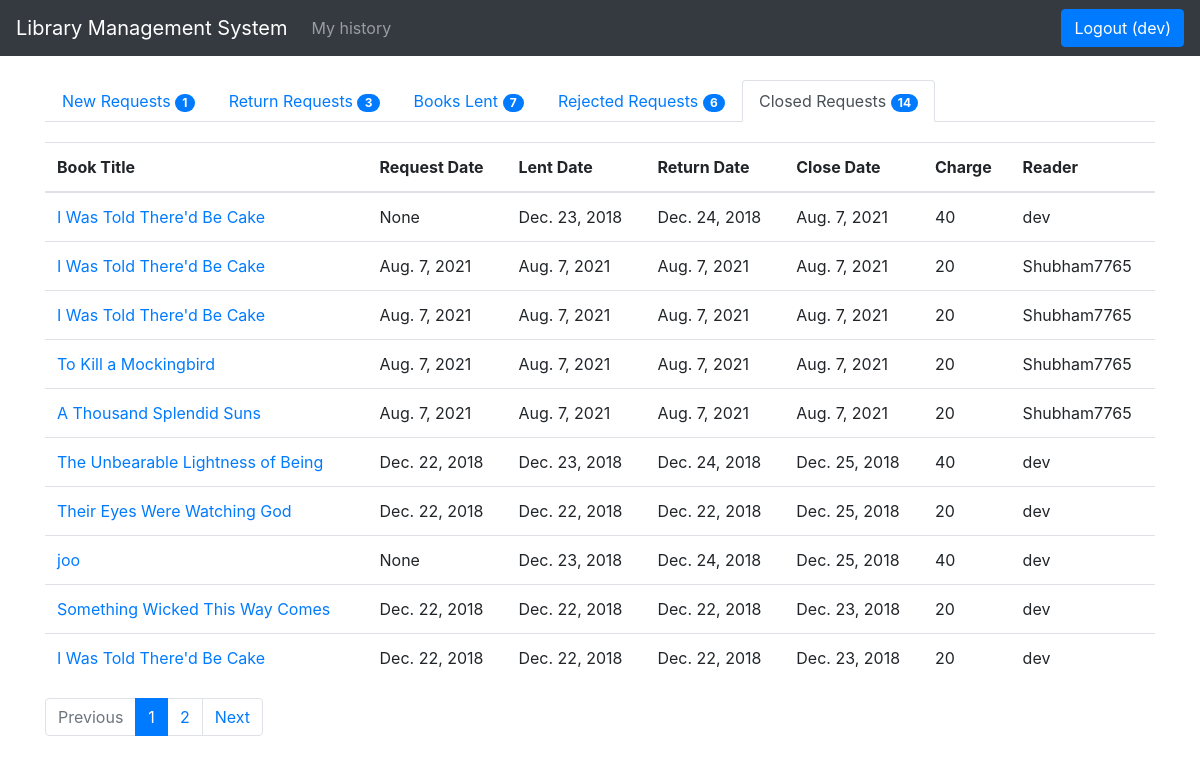
Page /library/books/manage_requests_close (signed in) on the committed database.
### library/models.py (models this page shows, shortened)
class BookLendDetail(models.Model):
    book_status = (('p', 'pending'), ('l', 'lent'), ('r', 'returned'), ('c', 'closed'), ('n', 'rejected'))
    book = models.ForeignKey(Book, on_delete=models.SET_NULL, null=True)
    reader = models.ForeignKey(User, on_delete=models.SET_NULL, null=True, blank=True)
    request_date = models.DateField(null=True, blank=True)
    lent_date = models.DateField(null=True, blank=True)
    return_date = models.DateField(null=True, blank=True)
    close_date = models.DateField(null=True, blank=True)
    charge = models.IntegerField()
    status = models.CharField(max_length=1, choices = book_status, blank = True, default = 'p')

class Book(models.Model):
    numeric = RegexValidator(r'^[0-9]*$', 'Only  numeric characters are allowed.')
    book_status = (('a', 'available'), ('l', 'lent'))
    title = models.CharField(max_length=250)
    isbn = models.CharField('ISBN', max_length=13, help_text='13 Character ISBN number', validators=[numeric])
    description = models.TextField(max_length=500)
    price = models.IntegerField()
    total_quantity = models.IntegerField()
    quantity = models.IntegerField(default=1)
    status = models.CharField(max_length=1, choices = book_status, blank = True, default = 'a')
    author = models.ManyToManyField(Author)
    category = models.ManyToManyField(Category)
    def get_absolute_url(self):
        return reverse('book_detail', args=[str(self.id)])
    def display_category(self):
        return ', '.join(category.name for category in self.category.all()[:3])
    display_category.short_description = "Category"
    def display_author(self):
        return ', '.join(author.firstname for author in self.author.all()[:3])
    display_author.short_description = "Author"

### library/views.py (the view)
# urls.py: path('books/manage_requests_close', views.manage_requests_close, name='manage_requests_close'),
@login_required
def manage_requests_close(request):
    close_request_data = BookLendDetail.objects.filter(status = 'c').order_by("-close_date")
    context = manage_requests_count()
    paginator = Paginator(close_request_data, 10)
    page = request.GET.get('page')
    try:
        close_request_data = paginator.page(page)
    except PageNotAnInteger:
        close_request_data = paginator.page(1)
    except EmptyPage:
        close_request_data = paginator.page(paginator.num_pages)
    return render(request, 'manage_requests_close.html', {'close_request' : close_request_data, 'context': context})

### library/views.py (called while the page is built)
def manage_requests_count():
    p = BookLendDetail.objects.filter(status = 'p').order_by("-request_date")
    r = BookLendDetail.objects.filter(status = 'r').order_by("-return_date")
    l = BookLendDetail.objects.filter(status = 'l').order_by("-lent_date")
    c = BookLendDetail.objects.filter(status = 'c').order_by("-close_date")
    n = BookLendDetail.objects.filter(status = 'n').order_by("-close_date")
    context = {
        'p' : p.count,
        'r' : r.count,
        'l' : l.count,
        'c' : c.count,
        'n' : n.count
    }
    return context

### library/templates/manage_requests_close.html (shortened to what this page needs)
{% extends "base.html" %} {% block content %}
<ul class="nav nav-tabs">
  <li class="nav-item">
    <a class="nav-link" href="{% url 'manage_requests' %}">New Requests <span id="lcount" class="badge badge-primary badge-pill">{{ context.p  }}</span></a>
  </li>
  <li class="nav-item">
    <a class="nav-link" href="{% url 'manage_requests_return' %}">Return Requests <span id="rcount" class="badge badge-primary badge-pill">{{ context.r }}</span></a>
  </li>
  <li class="nav-item">
    <a class="nav-link" href="{% url 'manage_requests_lent' %}">Books Lent <span id="" class="badge badge-primary badge-pill">{{ context.l }}</span></a>
  </li>
  <li class="nav-item">
    <a class="nav-link" href="{% url 'manage_requests_rejected' %}">Rejected Requests <span id="" class="badge badge-primary badge-pill">{{ context.n }}</span></a>
  </li>
  <li class="nav-item">
      <a class="nav-link active" href="{% url 'manage_requests_close' %}">Closed Requests <span id="" class="badge badge-primary badge-pill">{{ context.c }}</span></a>
  </li>
</ul>
<table class="table req-table">
  <thead>
    {% if context.c > 0 %}
    <tr class="t_body2">
      <th scope="col">Book Title</th>
      <th scope="col">Request Date</th>
      <th scope="col">Lent Date</th>
      <th scope="col">Return Date</th>
      <th scope="col">Close Date</th>
      <th scope="col">Charge</th>
      <th scope="col">Reader</th>
    </tr>
    {% endif %}
  </thead>
  <tbody class="t_body2">
    {% for req in close_request %}
    <tr id="{{ req.id }}">
      <td>
        <a href="{{ req.book.get_absolute_url  }}">{{ req.book.title }}</a>
      </td>
      <td>{{ req.request_date }}</td>
      <td>{{ req.lent_date }}</td>
      <td>{{ req.return_date }}</td>
      <td>{{ req.close_date }}</td>
      <td>{{ req.charge }}</td>
      <td>{{ req.reader.username }}</td>
    </tr>
    {% endfor %}
  </tbody>
</table>
{% if close_request.has_other_pages %}
<nav aria-label="Page navigation example">
 <ul class="pagination">
   {% if close_request.has_previous %}
   <li class="page-item">
     <a class="page-link" href="?page=
                   {{ close_request.previous_page_number }}{% if request.GET.filter_key %}&filter_key={{ request.GET.filter_key }}{% endif %}{% if request.GET.search_key %}&search_key={{ request.GET.search_key }}{% endif %}">Privious</a>
   </li>
   {% else %}
   <li class="disabled page-item">
     <a class="page-link" href="#!">Previous</a>
   </li>
   {% endif %} {% for num in close_request.paginator.page_range %} {% if close_request.number == num %}
   <li class="active page-item">
     <a class="page-link" href="#!">{{ num }}</a>
   </li>
   {% else %}
   <li class="page-item">
     <a class="page-link" href="?page={{ num }}{% if request.GET.filter_key %}&filter_key={{ request.GET.filter_key }}{% endif %}{% if request.GET.search_key %}&search_key={{ request.GET.search_key }}{% endif %}">{{ num }}</a>
   </li>
   {% endif %} {% endfor %} {% if close_request.has_next %}
   <li class="page-item">
     <a class="page-link" href="?page={{ close_request.next_page_number }}">Next</a>
   </li>
   {% else %}
   <li class="disabled page-item">
     <a class="page-link" href="#!">Next</a>
   </li>
   {% endif %}
 </ul>
</nav>
{% endif %}
{% endblock %}

### library/templates/base.html (shortened to what this page needs)
<!DOCTYPE html>
{% load static %}
<html lang="en">
<head>
  <link rel="stylesheet" href="https://stackpath.bootstrapcdn.com/bootstrap/4.1.3/css/bootstrap.min.css"
>
  <link rel="stylesheet" href="{% static 'css/styles.css' %}">
</head>
<body>
  <header>
    {% block header %}
    <nav class="navbar navbar-expand-lg navbar-dark bg-dark fixed-top">
      <a class="navbar-brand" href="{% url 'index' %}">Library Management System</a>
      <div class="collapse navbar-collapse" id="navbarsExampleDefault">
        <ul class="navbar-nav mr-auto">
          {% if user.is_authenticated %} {% if user.groups.all.0.name == 'Readers' %}
          <li class="nav-item">
            <a class="nav-link" href="{% url 'request_history' %}">My history</a>
          </li>
          {% endif %} {% endif %}
        </ul>
        <form class="form-inline my-2 my-lg-0">
          {% if user.is_authenticated %}
          <a class="btn btn-primary" href="{% url 'logout' %}">Logout ({{ user.get_username }})</a>
          {% else %}
          <a class="btn btn-primary" href="{% url 'login' %}">Login</a>
          {% endif %}
        </form>
      </div>
    </nav>
    {% endblock %}
  </header>
  <main role="main" class="container">
    {% block content %} {% endblock %}
  </main>
</body>
</html>

### library/static/css/styles.css (style rules this page uses)
html { position: relative; min-height: 100%; }
body>.container { padding: 80px 15px 0; }
.req-table { margin-top: 20px; }

### rows in the picture
BookLendDetail: book "I Was Told There'd Be Cake", request_date "None", lent_date "Dec. 23, 2018", return_date "Dec. 24, 2018", close_date "Aug. 7, 2021", charge "40", reader.username "dev"
BookLendDetail: book "I Was Told There'd Be Cake", request_date "Aug. 7, 2021", lent_date "Aug. 7, 2021", return_date "Aug. 7, 2021", close_date "Aug. 7, 2021", charge "20", reader.username "Shubham7765"
BookLendDetail: book "I Was Told There'd Be Cake", request_date "Aug. 7, 2021", lent_date "Aug. 7, 2021", return_date "Aug. 7, 2021", close_date "Aug. 7, 2021", charge "20", reader.username "Shubham7765"
BookLendDetail: book "To Kill a Mockingbird", request_date "Aug. 7, 2021", lent_date "Aug. 7, 2021", return_date "Aug. 7, 2021", close_date "Aug. 7, 2021", charge "20", reader.username "Shubham7765"
BookLendDetail: book "A Thousand Splendid Suns", request_date "Aug. 7, 2021", lent_date "Aug. 7, 2021", return_date "Aug. 7, 2021", close_date "Aug. 7, 2021", charge "20", reader.username "Shubham7765"
BookLendDetail: book "The Unbearable Lightness of Being", request_date "Dec. 22, 2018", lent_date "Dec. 23, 2018", return_date "Dec. 24, 2018", close_date "Dec. 25, 2018", charge "40", reader.username "dev"
BookLendDetail: book "Their Eyes Were Watching God", request_date "Dec. 22, 2018", lent_date "Dec. 22, 2018", return_date "Dec. 22, 2018", close_date "Dec. 25, 2018", charge "20", reader.username "dev"
BookLendDetail: book "joo", request_date "None", lent_date "Dec. 23, 2018", return_date "Dec. 24, 2018", close_date "Dec. 25, 2018", charge "40", reader.username "dev"
BookLendDetail: book "Something Wicked This Way Comes", request_date "Dec. 22, 2018", lent_date "Dec. 22, 2018", return_date "Dec. 22, 2018", close_date "Dec. 23, 2018", charge "20", reader.username "dev"
BookLendDetail: book "I Was Told There'd Be Cake", request_date "Dec. 22, 2018", lent_date "Dec. 22, 2018", return_date "Dec. 22, 2018", close_date "Dec. 23, 2018", charge "20", reader.username "dev"

### other values in the picture
{{ user.get_username }} "dev"
{{ context.p }} "1"
{{ context.r }} "3"
{{ context.l }} "7"
{{ context.n }} "6"
{{ context.c }} "14"
{{ num }} "1"
{{ num }} "2"
